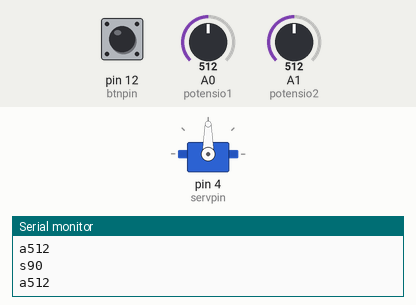
A sketch run on a simulated Arduino Uno, built with avr-gcc and run on an emulated ATmega328P. On the bench: servo, the last lines printed to the serial monitor. Inputs (shaded band) come from the test bench; at power-on: A0 (potensio1) = 512, pin 12 (btnpin) LOW, A1 (potensio2) = 512.

Above: at 1.2 s.
1.3 s: A0 (potensio1) set to 716
At 2.5 s:
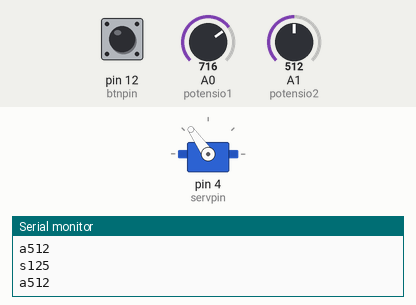
3.0 s: A0 (potensio1) set to 900
At 3.8 s:
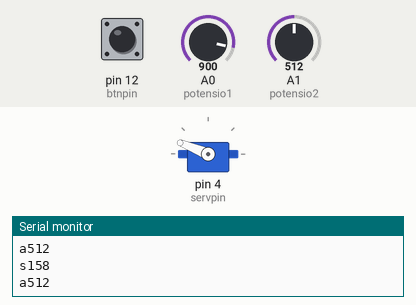
4.5 s: A0 (potensio1) set to 1023
At 5.1 s:
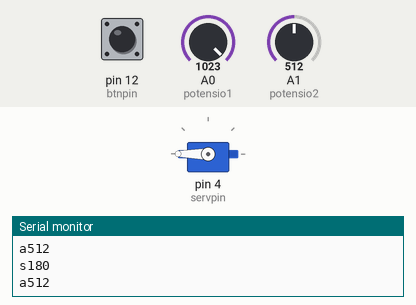
6.0 s: A0 (potensio1) set to 306
At 6.4 s:
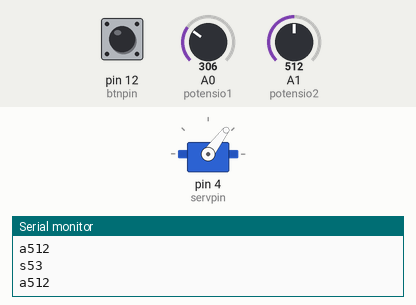
7.5 s: pin 12 (btnpin) pulled HIGH for 1 s
At 7.66 s:
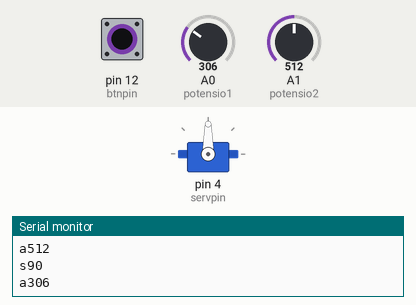
10.0 s: A0 (potensio1) set to 122
At 11.1 s:
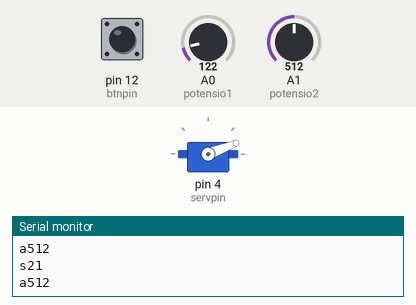
Timing chart, 0 to 12.7 s (numbered marks = the images above; inputs shaded):
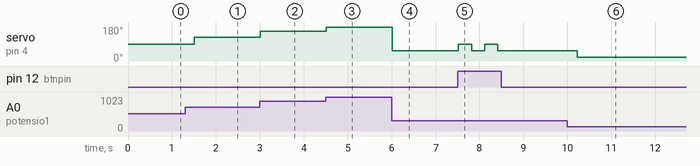

The sketch:

sketch_may05a.ino
```cpp
#include <Servo.h>

Servo myservo;

const int potensio1 = A0;
const int potensio2 = A1;
const int btnpin = 12;
const int servpin = 4;
boolean states = false;
char command;

void setup() {
  // put your setup code here, to run once:
  myservo.attach(servpin);
  Serial.begin(9600);
}

void loop() {
  // put your main code here, to run repeatedly:
 while (Serial.available() > 0) {
   command = Serial.read();}

 int statbut = digitalRead(btnpin);
 if ((statbut == HIGH) or (command == '1')) {
  states=!states;
 }

 int pot1 = analogRead(potensio1);
 int pot2 = analogRead(potensio2);

 if (states==false) {
  int posserv = map(pot1, 0, 1023, 0, 180);
  myservo.write(posserv);
  Serial.print('s');
  Serial.println(posserv);
  Serial.print('a');
  Serial.println(pot2);
 } else {
  int posserv = map(pot2, 0, 1023, 0, 180);
  myservo.write(posserv);
  Serial.print('s');
  Serial.println(posserv);
  Serial.print('a');
  Serial.println(pot1);
 }
 delay(300);
 command = '0';
}
```

Measured:
- after the input at 1.3 s, servo on pin 4 (servpin): 90° → 125° after 0.20 s
- after the input at 3.0 s, servo on pin 4 (servpin): 125° → 158° at once
- after the input at 4.5 s, servo on pin 4 (servpin): 158° → 180° at once
- after the input at 6.0 s, servo on pin 4 (servpin): 180° → 53° at once
- after the input at 7.5 s, servo on pin 4 (servpin): alternates 90° for 0.30 s and 53° for 0.30 s, 4 changes in all, then stays 53°, starting at once
- after the input at 10.0 s, servo on pin 4 (servpin): 53° → 21° after 0.22 s
